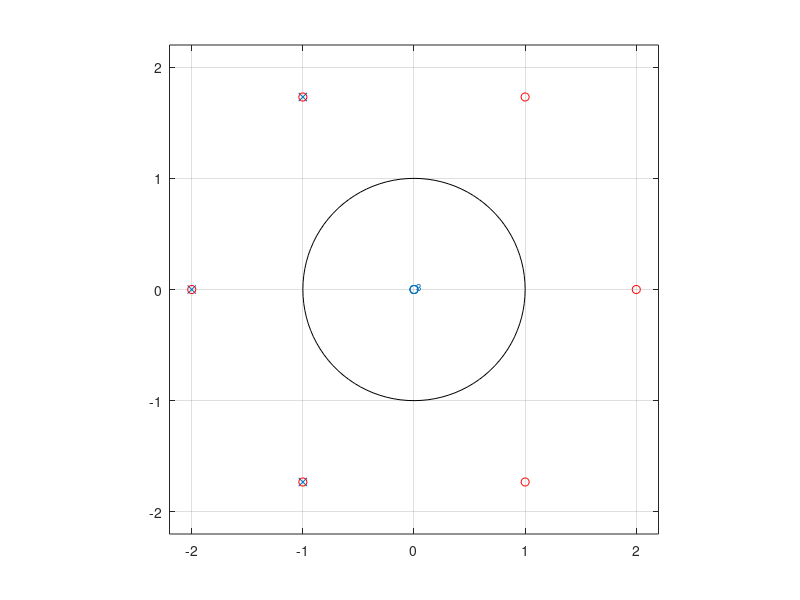
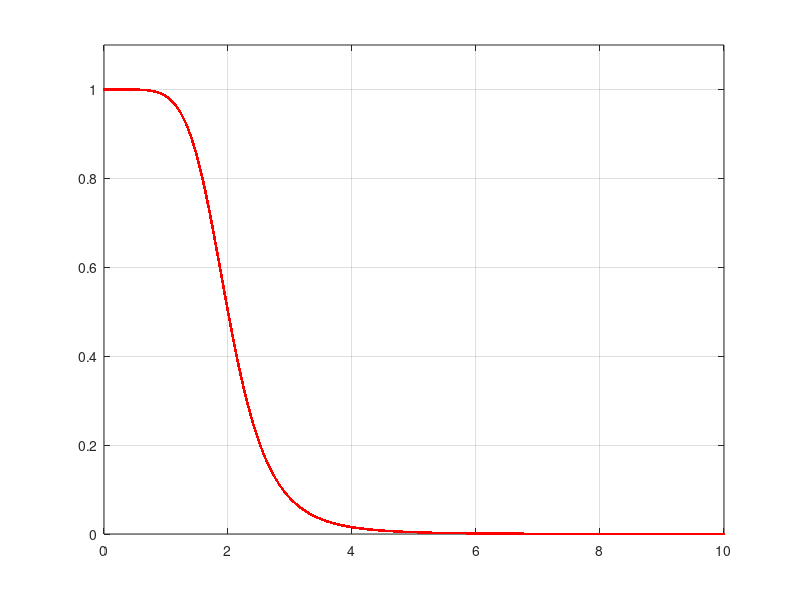

Reproduce these figures in MATLAB, in order.
% m-plik skryptowy: ts_demo_23_filtr_butterwortha.m
%
% Teoria sygnalow
% Elektronika
% AGH 
%
%
% (C) P.Korohoda: kwiecien 2008r./grudzien 2017r./listopad 2018r.;

clc; close all; clear;

N=3; % zakladamy rzad filtru;
wg=2; % uwaga - operujemy tutaj na pulsacjach [rad/s];
[b,a]=butter(N,wg,'s');
[z,p,k]=tf2zp(b,a),

% test rozmieszczenia biegunow:
n=0:2*N-1;
if N/2==round(N/2);
    p1=wg*exp(j*(2*pi*n/(2*N)+pi/(2*N)));
else
    p1=wg*exp(j*(2*pi*n/(2*N)));
end;    

p2n=p.^(2*N), % pytanie: czy otrzymamy to samo dla kazdego bieguna?

w=0:0.001:10;     Nw=length(w); % [rad/s];

H2=1./(1+(w./wg).^(2*N));

H=k*ones(1,Nw);
Hj=k*ones(1,Nw);
for n=1:N
    H=H.*1./(j*w-p(n)); % czesc  transmitancji dla biegunow "stabilnych";
    Hj=Hj.*1./(-j*w-conj(p(n))); % czesc transmitancji dla biegunow "niestabilnych";
end

% weryfikacja tezy o biegunach dla czesci sprzezonej:
Hj2=conj(H);
test=max(abs(Hj-Hj2)),

    figure(1); clf; xy_lim=max(abs(p1))*1.1;
        zplane(b,a); hold on;
        plot(real(p1),imag(p1),'ro');
            axis([-xy_lim,xy_lim,-xy_lim,xy_lim]);
        
    figure(2); clf
        plot(w,H2,'r.-'); grid on; hold on;
        % plot(w,H.*Hj,'b.-'); % dodajemy dla porownania;
        % plot(w,abs(H).^2,'g.-');  % dodajemy dla porownania;
            ylim([0,1.1]);
            
% opisy wykresów proszę sobie uzupełnić samodzielnie;
% EOF